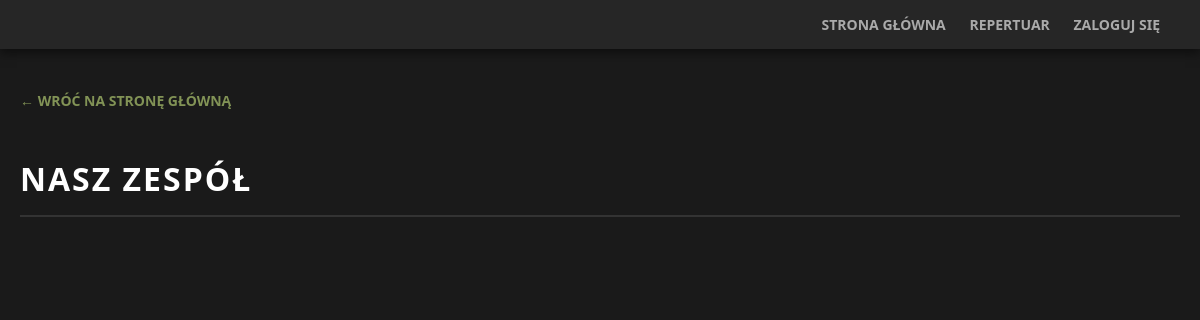
Before: /aktorzy.php with the older database file.
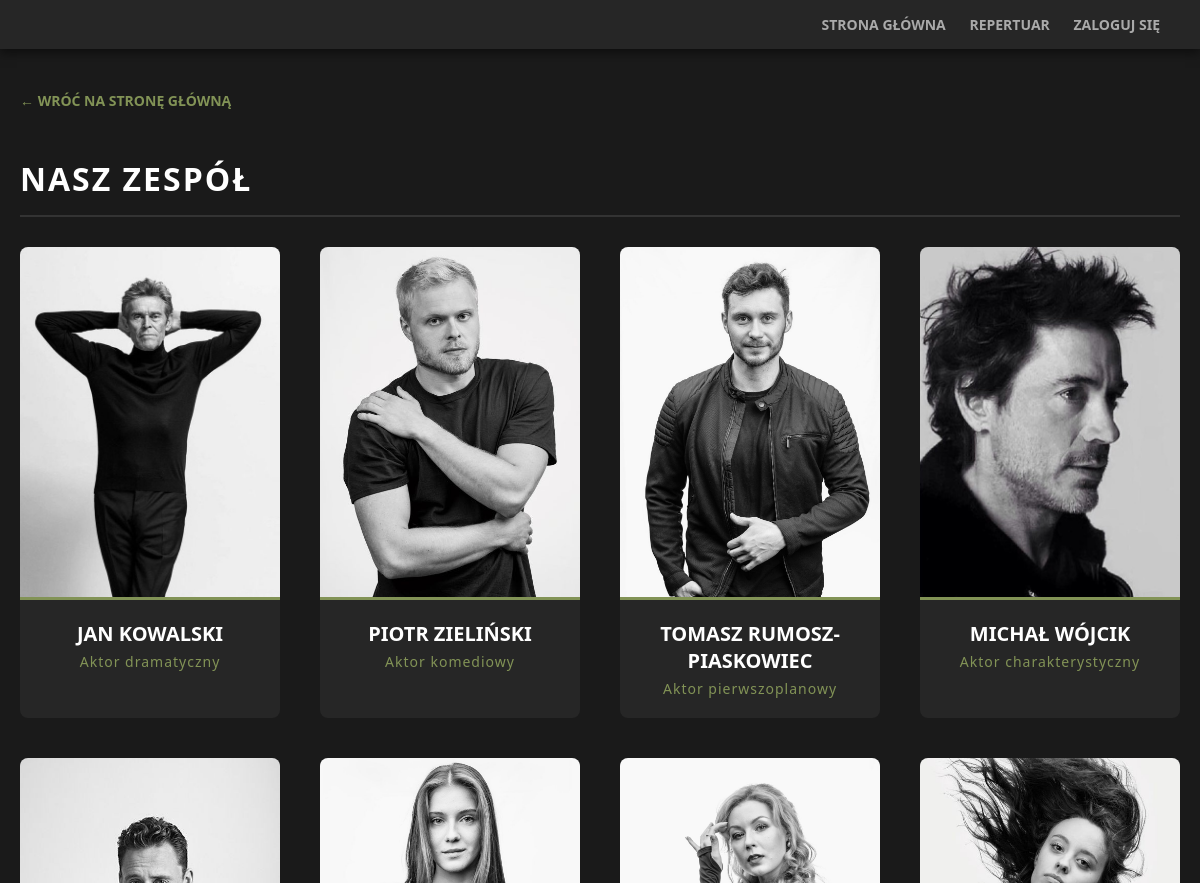
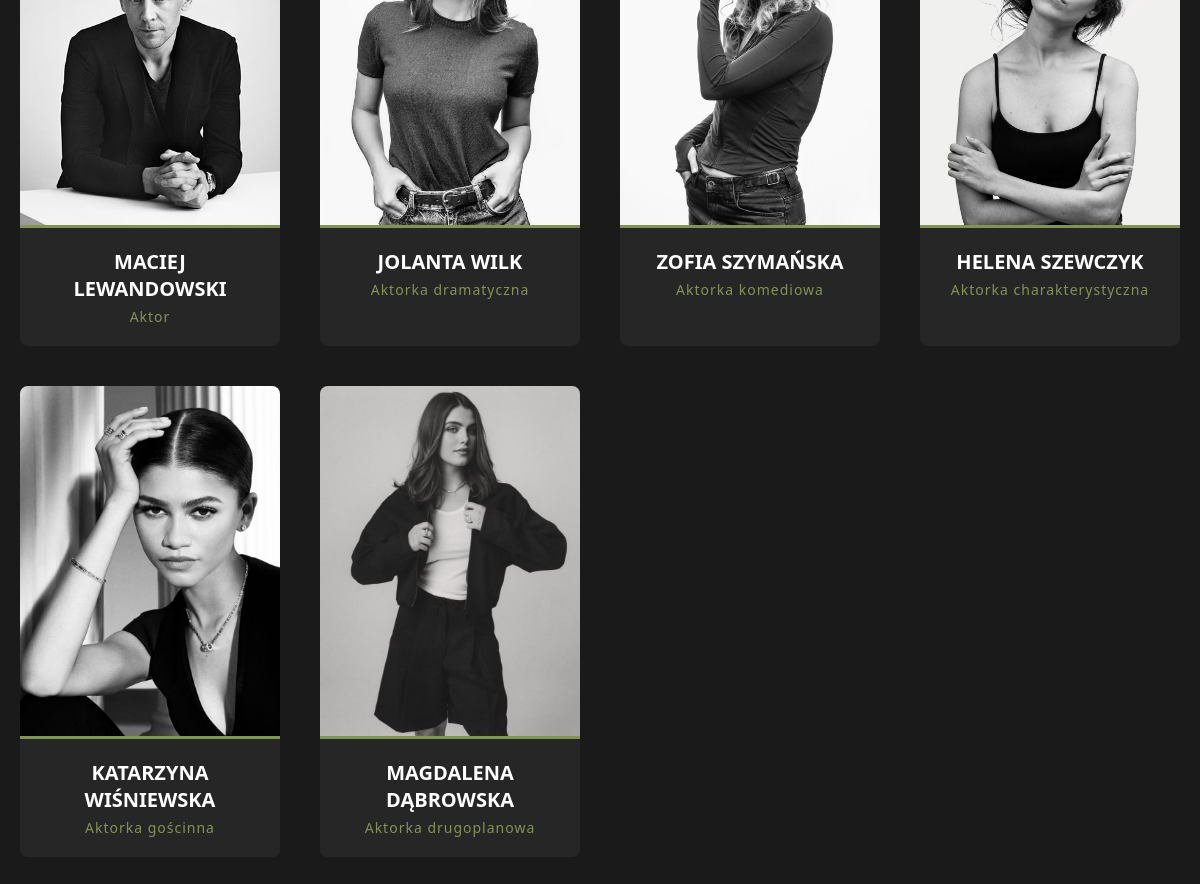
After: the same page with the newer database file (2 pictures, top to bottom).
### tables this page shows
CREATE TABLE `aktorzy` (
  `id` int(11) NOT NULL,
  `imie_nazwisko` varchar(255) NOT NULL,
  `zdjecie` varchar(255) NOT NULL,
  `specjalizacja` varchar(100) DEFAULT 'Aktor'
);

### aktorzy.php (the view, shortened to what this page needs)
<?php
require_once 'database.php';
try {
    $stmt = $pdo->query("SELECT imie_nazwisko, zdjecie, specjalizacja FROM Aktorzy");
    $aktorzy = $stmt->fetchAll(PDO::FETCH_ASSOC);
} catch (\PDOException $e) {
    die("Błąd bazy danych: " . $e->getMessage());
}
?>
<!DOCTYPE html>
<html lang="pl">
<head>
</head>
<body>
    <div class="top-bar">
        <div>
            <a href="index.php">Strona Główna</a>
            <a href="spektakle.php">Repertuar</a>
            <?php if (isset($_SESSION['user_id'])): ?>
                <?php if ($_SESSION['user_rola'] === 'admin'): ?><a href="admin.php" class="link-admin">Panel Admina</a><?php endif; ?>
                <a href="wyloguj.php">Wyloguj</a>
            <?php else: ?>
                <a href="logowanie.php">Zaloguj się</a>
            <?php endif; ?>
        </div>
    </div>
    <div class="kontener-sekcji">
        <a href="index.php" class="powrot">&larr; Wróć na stronę główną</a>
        <h2 class="naglowek-sekcji">Nasz Zespół</h2>
        <div class="siatka-aktorow">
            <?php foreach ($aktorzy as $aktor): ?>
                <div class="karta-aktora">
                    <div class="zdjecie-aktora">
                        <img src="<?= htmlspecialchars($aktor['zdjecie']) ?>" alt="<?= htmlspecialchars($aktor['imie_nazwisko']) ?>">
                    </div>
                    <div class="dane-aktora">
                        <h3 class="imie-aktora"><?= htmlspecialchars($aktor['imie_nazwisko']) ?></h3>
                        <p class="rola-aktora"><?= htmlspecialchars($aktor['specjalizacja']) ?></p>
                    </div>
                </div>
            <?php endforeach; ?>
        </div>
    </div>
</body>
</html>

### aktorzy.php (style rules this page uses)
body { font-family: 'Segoe UI', Tahoma, Geneva, Verdana, sans-serif; background-color: #1a1a1a; color: #e0e0e0; margin: 0; padding: 0; padding-bottom: 80px; }
.top-bar { background-color: #262626; padding: 15px 40px; display: flex; justify-content: space-between; align-items: center; box-shadow: 0 4px 10px rgba(0,0,0,0.5); font-size: 14px; }
.top-bar a { color: #aaaaaa; text-decoration: none; margin-left: 20px; text-transform: uppercase; font-weight: bold; transition: 0.3s; }
.kontener-sekcji { max-width: 1200px; margin: 40px auto; padding: 0 20px; }
.naglowek-sekcji { font-size: 32px; color: #fff; margin-bottom: 30px; border-bottom: 2px solid #333; padding-bottom: 15px; text-transform: uppercase; letter-spacing: 2px; }
.powrot { display: inline-block; margin-bottom: 20px; color: #829356; text-decoration: none; font-weight: bold; text-transform: uppercase; font-size: 14px; }
.siatka-aktorow { display: grid; grid-template-columns: repeat(auto-fit, minmax(250px, 1fr)); gap: 40px; }
.karta-aktora { background: #262626; border-radius: 8px; overflow: hidden; text-align: center; transition: transform 0.3s, box-shadow 0.3s; }
.zdjecie-aktora { height: 350px; background: #333; overflow: hidden; border-bottom: 3px solid #829356; }
.zdjecie-aktora img { width: 100%; height: 100%; object-fit: cover; display: block; }
.dane-aktora { padding: 20px; }
.imie-aktora { color: #fff; font-size: 20px; margin: 0 0 5px 0; text-transform: uppercase; }
.rola-aktora { color: #829356; font-size: 14px; margin: 0; letter-spacing: 1px; }

Changed rows visible on the page:
added aktorzy: zdjecie (picture), imie_nazwisko "JAN KOWALSKI", specjalizacja "Aktor dramatyczny"
added aktorzy: zdjecie (picture), imie_nazwisko "PIOTR ZIELIŃSKI", specjalizacja "Aktor komediowy"
added aktorzy: zdjecie (picture), imie_nazwisko "TOMASZ RUMOSZ-PIASKOWIEC", specjalizacja "Aktor pierwszoplanowy"
added aktorzy: zdjecie (picture), imie_nazwisko "MICHAŁ WÓJCIK", specjalizacja "Aktor charakterystyczny"
added aktorzy: zdjecie (picture), imie_nazwisko "MACIEJ LEWANDOWSKI", specjalizacja "Aktor"
added aktorzy: zdjecie (picture), imie_nazwisko "JOLANTA WILK", specjalizacja "Aktorka dramatyczna"
added aktorzy: zdjecie (picture), imie_nazwisko "ZOFIA SZYMAŃSKA", specjalizacja "Aktorka komediowa"
added aktorzy: zdjecie (picture), imie_nazwisko "HELENA SZEWCZYK", specjalizacja "Aktorka charakterystyczna"
added aktorzy: zdjecie (picture), imie_nazwisko "KATARZYNA WIŚNIEWSKA", specjalizacja "Aktorka gościnna"
added aktorzy: zdjecie (picture), imie_nazwisko "MAGDALENA DĄBROWSKA", specjalizacja "Aktorka drugoplanowa"
